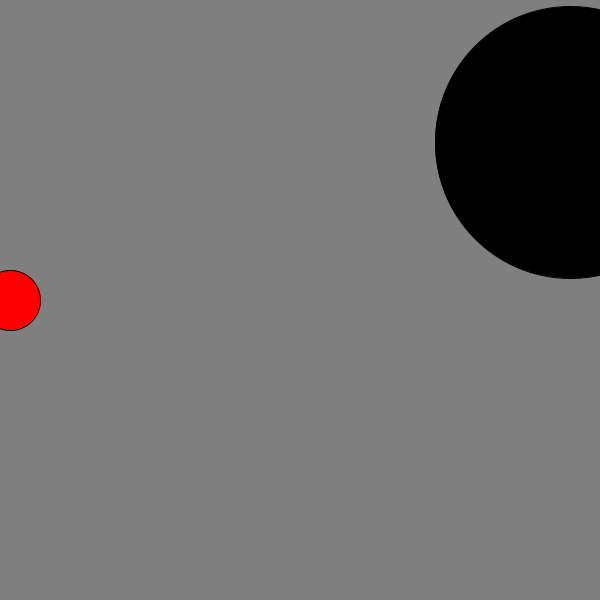
Frame 1 (no input)
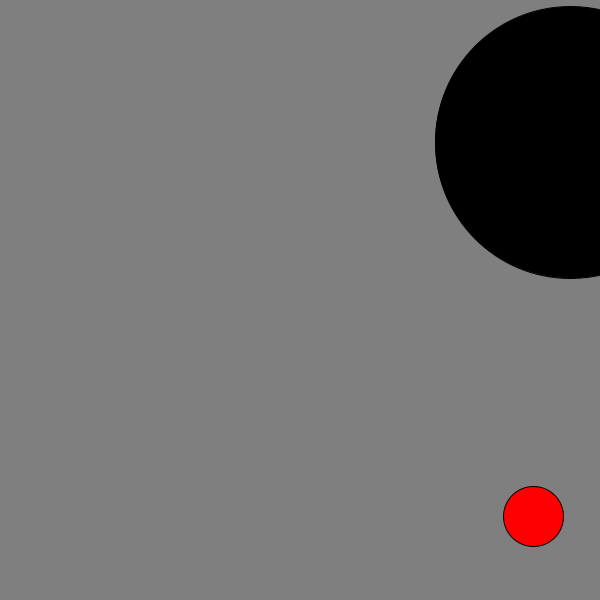
Frame 60 (the mouse pressed at the canvas centre just before this capture)
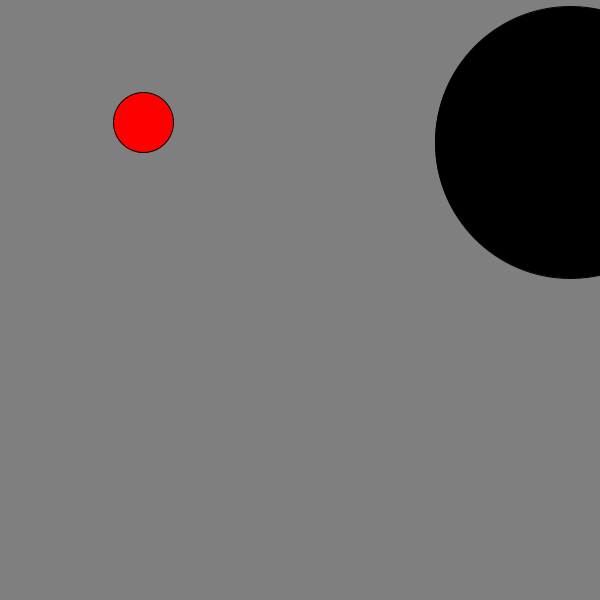
Frame 120 (the mouse held since frame 60 and released just before this capture)

The Processing sketch that drew these frames (run headless with seeded random() and noise(); from frame 60 on, the mouse is pressed at the canvas centre):

// Processing sketch: ball__portfolio_4_
// ── ball__portfolio_4_.pde
float ballX;
float ballY;
float ballWidth;
float speedX;
float speedY;

float holeX;
float holeY;
float holeWidth;
//boolean flag;

void setup() {
  size(600, 600);
  ballX=10;
  ballY=height/2;
  ballWidth=60;
  initialSpeed();
  //initialiseHole();
  holeX=random(0, width);
  holeY=random(0, height);
  holeWidth=random(100, 300);
}
void draw() {
  background(127);
  //initialiseHole(holeX, holeY, holeWidth);
  initialiseHole();
  drawColourCircle(ballX, ballY, ballWidth, color(255, 0, 0));
  moveBall();
  //println(checkCollide(ballX, ballY, ballWidth/2, holeX, holeY, holeWidth/2));
  //(logical) ERROR occurs when boolean value is set to true
  //(logical) ERROR occurs when boolean value is set to false
  if (checkCollide(ballX, ballY, ballWidth/2, holeX, holeY, holeWidth/2)==false) {
  //if (checkCollide(ballX, ballY, ballWidth/2, holeX, holeY, holeWidth/2)==true) {
    //initialSpeed();
    initialiseHole();
    println("true");
    initialSpeed();
  }
  bounceBall();
  //bounceBall(true);
}

boolean checkCollide (float x1, float y1, float diamiter1, float x2, float y2, float diamiter2) {
  //float gap=distance(x1, y1, x2, y2);
  //diamiter1/=2;
  //diamiter2/=2;
  if (distance(x1, y1, x2, y2) >= (diamiter1+diamiter2)) {
    return true;
  } else {
    return false;
  }
}

float distance(float x1, float y1, float x2, float y2) {
  float distance = (x1*y1)+(x2*y2);
  distance=sqrt(distance);
  return distance;
}
  void initialiseHole(){
  fill(0);
  ellipse(holeX, holeY, holeWidth, holeWidth);
  println("x", holeX, " y", holeY, " width", holeWidth);
}

void drawColourCircle(float ballX, float ballY, float ballWidth, color c) {
  fill(c);
  ellipse(ballX, ballY, ballWidth, 60);
}

void moveBall() {
  ballX+=speedX;
  ballY+=speedY;
}

void bounceBall() {
  if (ballX>=width) {
    speedX=-(speedX);
  }
  if (ballX<=0) {
    speedX=abs(speedX);
  }
  if (ballY>=width) {
    speedY=-(speedY);
  }
  if (ballY<=0) {
    speedY=abs(speedY);
  }
}

void initialSpeed() {
  speedX=random(5, 11);
  speedY=random(5, 11);
}

void keyPressed() {
  if (key == 'x') {
    speedX=random(5, 11);
  }
  if (key=='y') {
    speedY=random(5, 11);
  }
}
